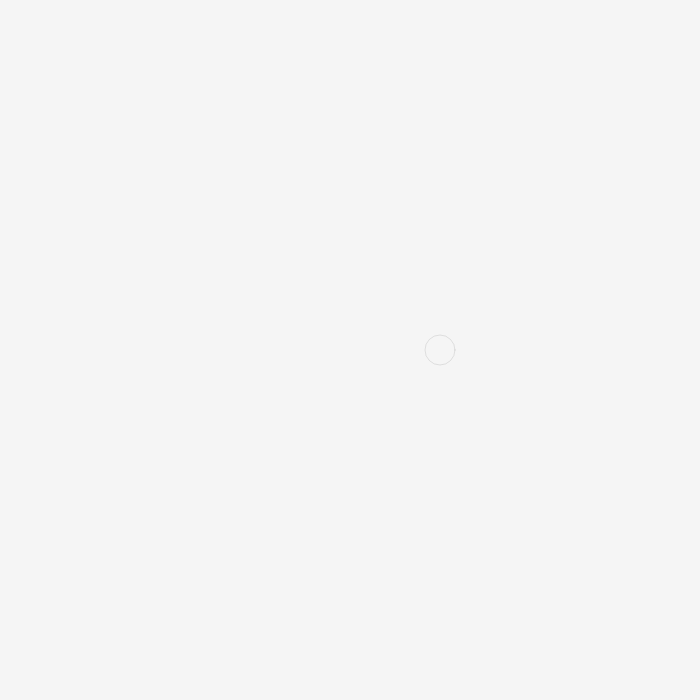
Frame 1 (no input)
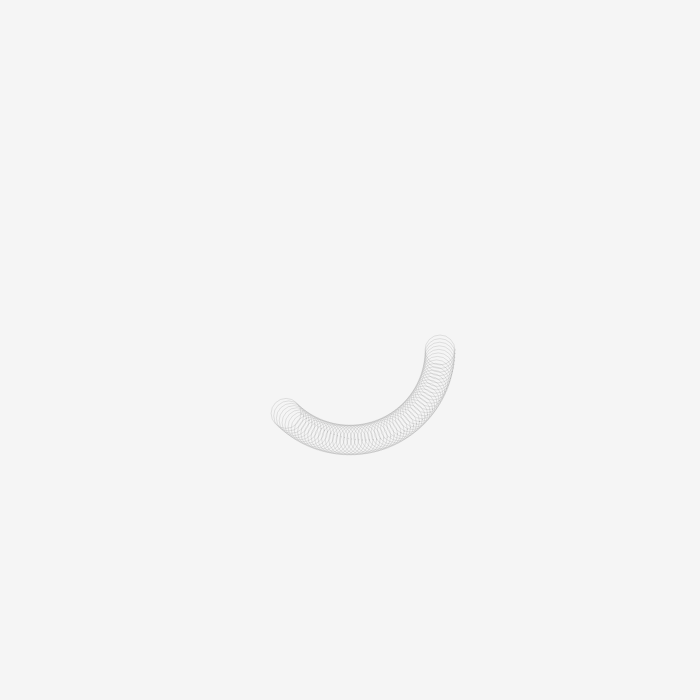
Frame 60 (no input)
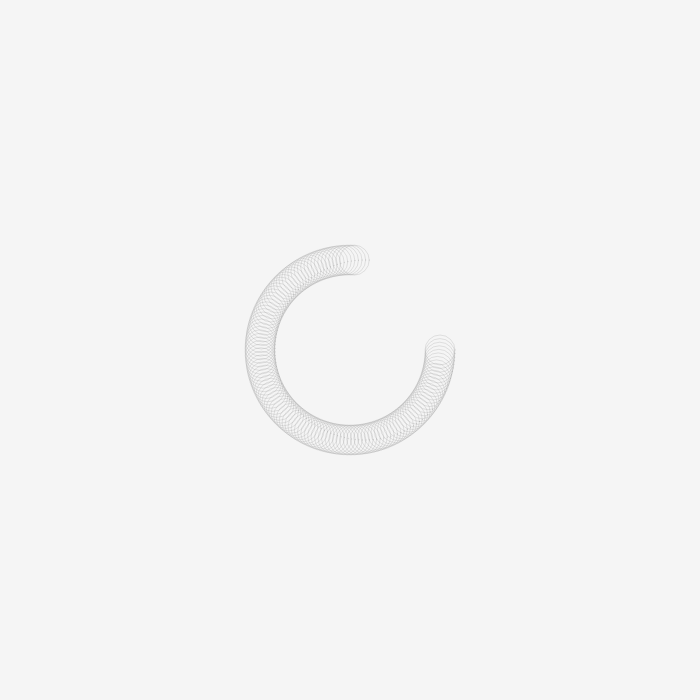
Frame 120 (the mouse pressed at the canvas centre since frame 60)

The p5.js sketch that drew these frames (run headless with seeded random() and noise() and a simulated clock; from frame 60 on, the mouse is pressed at the canvas centre):

// p5.js sketch
// ── sketch.js
var a = 0;
var r = 90;
var s = 150;
var t = 0;

function setup() {
createCanvas(700,700);
background(245);
noFill();
strokeWeight(.25);
stroke(200);
}

function draw() {
  var d = 30;
  var f = 0.04;
  var x = width / 2 + cos(a) * r;
  var y = height / 2 + sin(a) * r;
  push();
  stroke(s);
  ellipse(x, y, d, d);
  pop();

  a = a + f;
  //r = r + .06
  //s = s + .05
  if (a > TWO_PI - f) {
     noLoop();
     spin();
  }
}

function spin(){
  while (t<TWO_PI){
  push();
  translate(width/2, height/2);
  rotate(t);
  t = t + .1;
  pop();
  }
}
